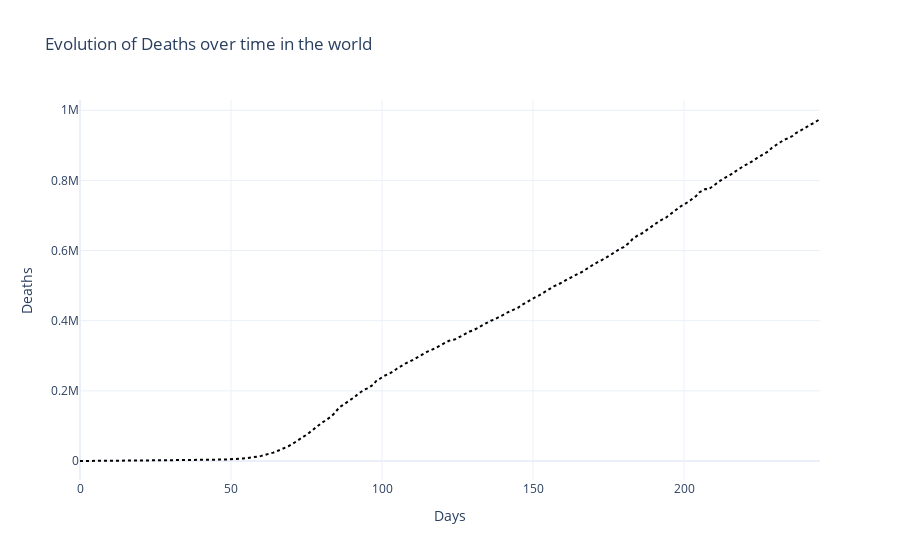

Notebook cell for this chart:
### Code cell
# Deaths over time...

fig = go.Figure()
fig.add_trace(go.Scatter(x=data_over_time.index, y=data_over_time['Deaths'],name='Deaths',marker_color='black',mode='lines',line=dict( dash='dot') ))
fig.update_layout(title='Evolution of Deaths over time in the world',template='plotly_white',yaxis_title="Deaths",xaxis_title="Days")
fig.show()

### Figure 1 — Plotly figure (JSON) as saved in the notebook; plotly's stock layout.template omitted (floating-point values rounded to 4 significant figures; data arrays with more than 128 entries replaced by an {"elided": "..."} marker saying what was removed)
{"data": [{"line": {"dash": "dot"}, "marker": {"color": "black"}, "mode": "lines", "name": "Deaths", "type": "scatter", "x": {"elided": "246 int values"}, "y": {"elided": "246 int values"}}], "layout": {"title": {"text": "Evolution of Deaths over time in the world"}, "xaxis": {"title": {"text": "Days"}}, "yaxis": {"title": {"text": "Deaths"}}}}
